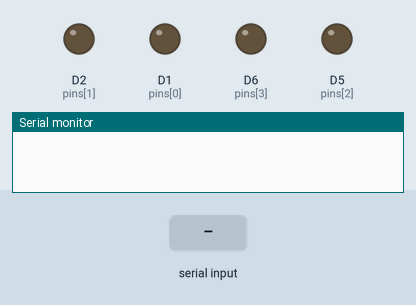
This sketch was run on a simulated ESP8266 (NodeMCU). Parts: output pins drawn as LEDs (lit = HIGH), the last lines printed to the serial monitor. Inputs (shaded band) come from the test bench.

Above: at 1.2 s.
1.3 s: "90,45\n" received over Serial
At 2.0 s:
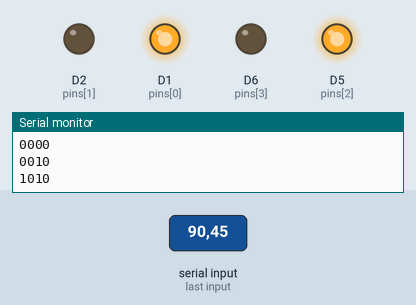
2.8 s: "30,150\n" received over Serial
At 3.1 s:
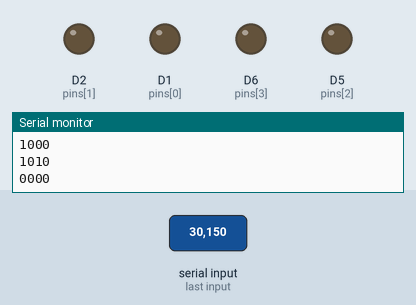
4.3 s: "200\n" received over Serial
5.8 s: "5\n" received over Serial
At 6.6 s:
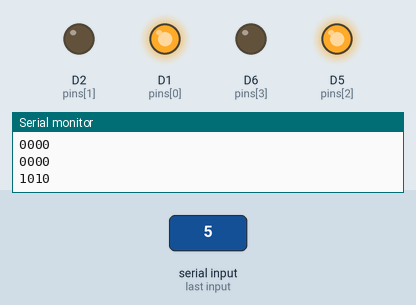
7.3 s: "90\n" received over Serial
At 7.7 s:
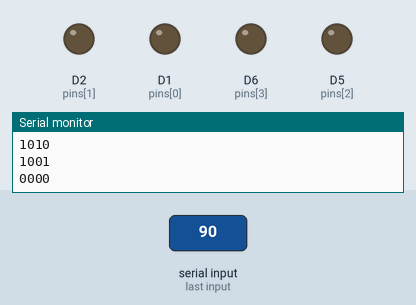
Timing chart, 0 to 9.8 s (numbered marks = the images above; inputs shaded):
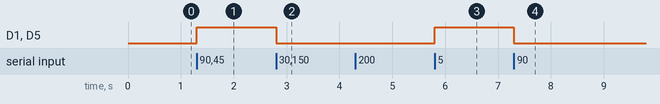

The sketch:

flipflop_4led.ino
```cpp
const int numPins = 4;
int pins[] = {D1, D2, D5, D6};
void setup() {
 Serial.begin(9600);

 pinMode(pins[0], OUTPUT);
 pinMode(pins[1], OUTPUT);
 pinMode(pins[2], OUTPUT);
 pinMode(pins[3], OUTPUT);

}
void loop() {
 while(!Serial.available()); // Do nothing until serial inputis received
    byte num = Serial.read(); // Get num from a serial input
      if (num >='0' && num <='9'){
        num = num - '0'; // convert a character of a number to aninteger
          for (int i=0; i<numPins; i++) {
              byte state = bitRead(num, i); // read a specific bit of anumber
              Serial.print(state);


            digitalWrite(pins[i],state);
           //delay(1000);
           //digitalWrite(pins[i],LOW);
           //delay(1000);
              }
 Serial.println();


 }


}
```

Measured:
- after the input at 1.3 s, D1 (pins[0]), D5 (pins[2]): LOW → HIGH at once
- after the input at 2.8 s, D1 (pins[0]), D5 (pins[2]): HIGH → LOW at once
- after the input at 5.8 s, D1 (pins[0]), D5 (pins[2]): LOW → HIGH at once
- after the input at 7.3 s, D1 (pins[0]), D5 (pins[2]): HIGH → LOW at once
